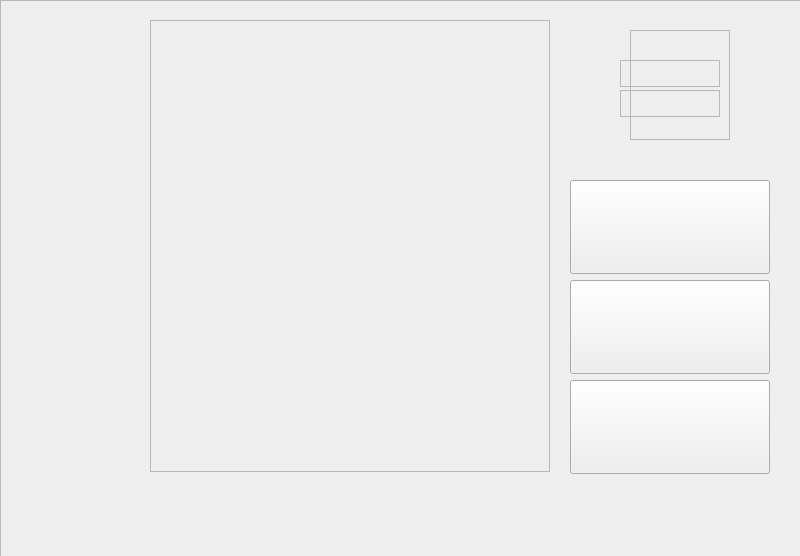
<?xml version="1.0" encoding="UTF-8"?>
<ui version="4.0">
 <class>Widget</class>
 <widget class="QWidget" name="Widget">
  <property name="geometry">
   <rect>
    <x>0</x>
    <y>0</y>
    <width>800</width>
    <height>556</height>
   </rect>
  </property>
  <property name="windowTitle">
   <string>Widget</string>
  </property>
  <property name="styleSheet">
   <string notr="true"/>
  </property>
  <widget class="QFrame" name="backgroud">
   <property name="geometry">
    <rect>
     <x>0</x>
     <y>0</y>
     <width>920</width>
     <height>563</height>
    </rect>
   </property>
   <property name="styleSheet">
    <string notr="true">background-image: url(&quot;/Users/niyijie/Desktop/QT/ChineseChess/res/img/back.jpg&quot;);</string>
   </property>
   <property name="frameShape">
    <enum>QFrame::StyledPanel</enum>
   </property>
   <property name="frameShadow">
    <enum>QFrame::Raised</enum>
   </property>
   <widget class="QFrame" name="board">
    <property name="geometry">
     <rect>
      <x>150</x>
      <y>20</y>
      <width>400</width>
      <height>452</height>
     </rect>
    </property>
    <property name="styleSheet">
     <string notr="true">background-image: url(&quot;/Users/niyijie/Desktop/QT/ChineseChess/res/img/chessboard.png&quot;);</string>
    </property>
    <property name="frameShape">
     <enum>QFrame::StyledPanel</enum>
    </property>
    <property name="frameShadow">
     <enum>QFrame::Raised</enum>
    </property>
   </widget>
   <widget class="QPushButton" name="regret">
    <property name="enabled">
     <bool>true</bool>
    </property>
    <property name="geometry">
     <rect>
      <x>190</x>
      <y>490</y>
      <width>50</width>
      <height>53</height>
     </rect>
    </property>
    <property name="styleSheet">
     <string notr="true">background-image: url(&quot;/Users/niyijie/Desktop/QT/ChineseChess/res/img/regret.png&quot;);</string>
    </property>
    <property name="text">
     <string/>
    </property>
    <property name="iconSize">
     <size>
      <width>40</width>
      <height>40</height>
     </size>
    </property>
    <property name="autoDefault">
     <bool>true</bool>
    </property>
    <property name="default">
     <bool>true</bool>
    </property>
    <property name="flat">
     <bool>true</bool>
    </property>
   </widget>
   <widget class="QPushButton" name="giveup">
    <property name="enabled">
     <bool>true</bool>
    </property>
    <property name="geometry">
     <rect>
      <x>260</x>
      <y>490</y>
      <width>50</width>
      <height>53</height>
     </rect>
    </property>
    <property name="styleSheet">
     <string notr="true">background-image: url(&quot;/Users/niyijie/Desktop/QT/ChineseChess/res/img/giveup.png&quot;);</string>
    </property>
    <property name="text">
     <string/>
    </property>
    <property name="iconSize">
     <size>
      <width>40</width>
      <height>40</height>
     </size>
    </property>
    <property name="autoDefault">
     <bool>true</bool>
    </property>
    <property name="default">
     <bool>true</bool>
    </property>
    <property name="flat">
     <bool>true</bool>
    </property>
   </widget>
   <widget class="QPushButton" name="peace">
    <property name="enabled">
     <bool>true</bool>
    </property>
    <property name="geometry">
     <rect>
      <x>330</x>
      <y>490</y>
      <width>50</width>
      <height>53</height>
     </rect>
    </property>
    <property name="styleSheet">
     <string notr="true">background-image: url(&quot;/Users/niyijie/Desktop/QT/ChineseChess/res/img/peace.png&quot;);</string>
    </property>
    <property name="text">
     <string/>
    </property>
    <property name="iconSize">
     <size>
      <width>40</width>
      <height>40</height>
     </size>
    </property>
    <property name="autoDefault">
     <bool>true</bool>
    </property>
    <property name="default">
     <bool>true</bool>
    </property>
    <property name="flat">
     <bool>true</bool>
    </property>
   </widget>
   <widget class="QPushButton" name="again">
    <property name="enabled">
     <bool>true</bool>
    </property>
    <property name="geometry">
     <rect>
      <x>400</x>
      <y>490</y>
      <width>50</width>
      <height>53</height>
     </rect>
    </property>
    <property name="styleSheet">
     <string notr="true">background-image: url(&quot;/Users/niyijie/Desktop/QT/ChineseChess/res/img/again.png&quot;);</string>
    </property>
    <property name="text">
     <string/>
    </property>
    <property name="iconSize">
     <size>
      <width>40</width>
      <height>40</height>
     </size>
    </property>
    <property name="autoDefault">
     <bool>true</bool>
    </property>
    <property name="default">
     <bool>true</bool>
    </property>
    <property name="flat">
     <bool>true</bool>
    </property>
   </widget>
   <widget class="QPushButton" name="leave">
    <property name="enabled">
     <bool>true</bool>
    </property>
    <property name="geometry">
     <rect>
      <x>470</x>
      <y>490</y>
      <width>50</width>
      <height>53</height>
     </rect>
    </property>
    <property name="styleSheet">
     <string notr="true">background-image: url(&quot;/Users/niyijie/Desktop/QT/ChineseChess/res/img/leave.png&quot;);</string>
    </property>
    <property name="text">
     <string/>
    </property>
    <property name="iconSize">
     <size>
      <width>40</width>
      <height>40</height>
     </size>
    </property>
    <property name="autoDefault">
     <bool>true</bool>
    </property>
    <property name="default">
     <bool>true</bool>
    </property>
    <property name="flat">
     <bool>true</bool>
    </property>
   </widget>
   <widget class="QPushButton" name="singlebattle">
    <property name="geometry">
     <rect>
      <x>570</x>
      <y>180</y>
      <width>200</width>
      <height>94</height>
     </rect>
    </property>
    <property name="styleSheet">
     <string notr="true">background-image: url(&quot;/Users/niyijie/Desktop/QT/ChineseChess/res/img/single.png&quot;);</string>
    </property>
    <property name="text">
     <string/>
    </property>
    <property name="iconSize">
     <size>
      <width>100</width>
      <height>50</height>
     </size>
    </property>
    <property name="autoDefault">
     <bool>false</bool>
    </property>
   </widget>
   <widget class="QPushButton" name="netbattle">
    <property name="geometry">
     <rect>
      <x>570</x>
      <y>380</y>
      <width>200</width>
      <height>94</height>
     </rect>
    </property>
    <property name="styleSheet">
     <string notr="true">background-image: url(&quot;/Users/niyijie/Desktop/QT/ChineseChess/res/img/net.png&quot;);</string>
    </property>
    <property name="text">
     <string/>
    </property>
    <property name="iconSize">
     <size>
      <width>100</width>
      <height>50</height>
     </size>
    </property>
    <property name="autoDefault">
     <bool>false</bool>
    </property>
   </widget>
   <widget class="QPushButton" name="machinebattle">
    <property name="geometry">
     <rect>
      <x>570</x>
      <y>280</y>
      <width>200</width>
      <height>94</height>
     </rect>
    </property>
    <property name="styleSheet">
     <string notr="true">background-image: url(&quot;/Users/niyijie/Desktop/QT/ChineseChess/res/img/machine.png&quot;);</string>
    </property>
    <property name="text">
     <string/>
    </property>
    <property name="iconSize">
     <size>
      <width>100</width>
      <height>50</height>
     </size>
    </property>
    <property name="autoDefault">
     <bool>false</bool>
    </property>
   </widget>
   <widget class="QFrame" name="blackWin">
    <property name="geometry">
     <rect>
      <x>620</x>
      <y>60</y>
      <width>100</width>
      <height>27</height>
     </rect>
    </property>
    <property name="styleSheet">
     <string notr="true">background-image: url(&quot;/Users/niyijie/Desktop/QT/ChineseChess/res/img/blackWin&quot;);</string>
    </property>
    <property name="frameShape">
     <enum>QFrame::StyledPanel</enum>
    </property>
    <property name="frameShadow">
     <enum>QFrame::Raised</enum>
    </property>
   </widget>
   <widget class="QFrame" name="redWin">
    <property name="geometry">
     <rect>
      <x>620</x>
      <y>90</y>
      <width>100</width>
      <height>27</height>
     </rect>
    </property>
    <property name="styleSheet">
     <string notr="true">background-image: url(&quot;/Users/niyijie/Desktop/QT/ChineseChess/res/img/redWin&quot;);</string>
    </property>
    <property name="frameShape">
     <enum>QFrame::StyledPanel</enum>
    </property>
    <property name="frameShadow">
     <enum>QFrame::Raised</enum>
    </property>
   </widget>
   <widget class="QFrame" name="peaceWin">
    <property name="enabled">
     <bool>true</bool>
    </property>
    <property name="geometry">
     <rect>
      <x>630</x>
      <y>30</y>
      <width>100</width>
      <height>110</height>
     </rect>
    </property>
    <property name="styleSheet">
     <string notr="true">background-image: url(&quot;/Users/niyijie/Desktop/QT/ChineseChess/res/img/peaceWin&quot;);</string>
    </property>
    <property name="frameShape">
     <enum>QFrame::StyledPanel</enum>
    </property>
    <property name="frameShadow">
     <enum>QFrame::Raised</enum>
    </property>
   </widget>
   <zorder>again</zorder>
   <zorder>board</zorder>
   <zorder>regret</zorder>
   <zorder>giveup</zorder>
   <zorder>peace</zorder>
   <zorder>leave</zorder>
   <zorder>singlebattle</zorder>
   <zorder>netbattle</zorder>
   <zorder>machinebattle</zorder>
   <zorder>blackWin</zorder>
   <zorder>redWin</zorder>
   <zorder>peaceWin</zorder>
  </widget>
 </widget>
 <resources/>
 <connections/>
</ui>
